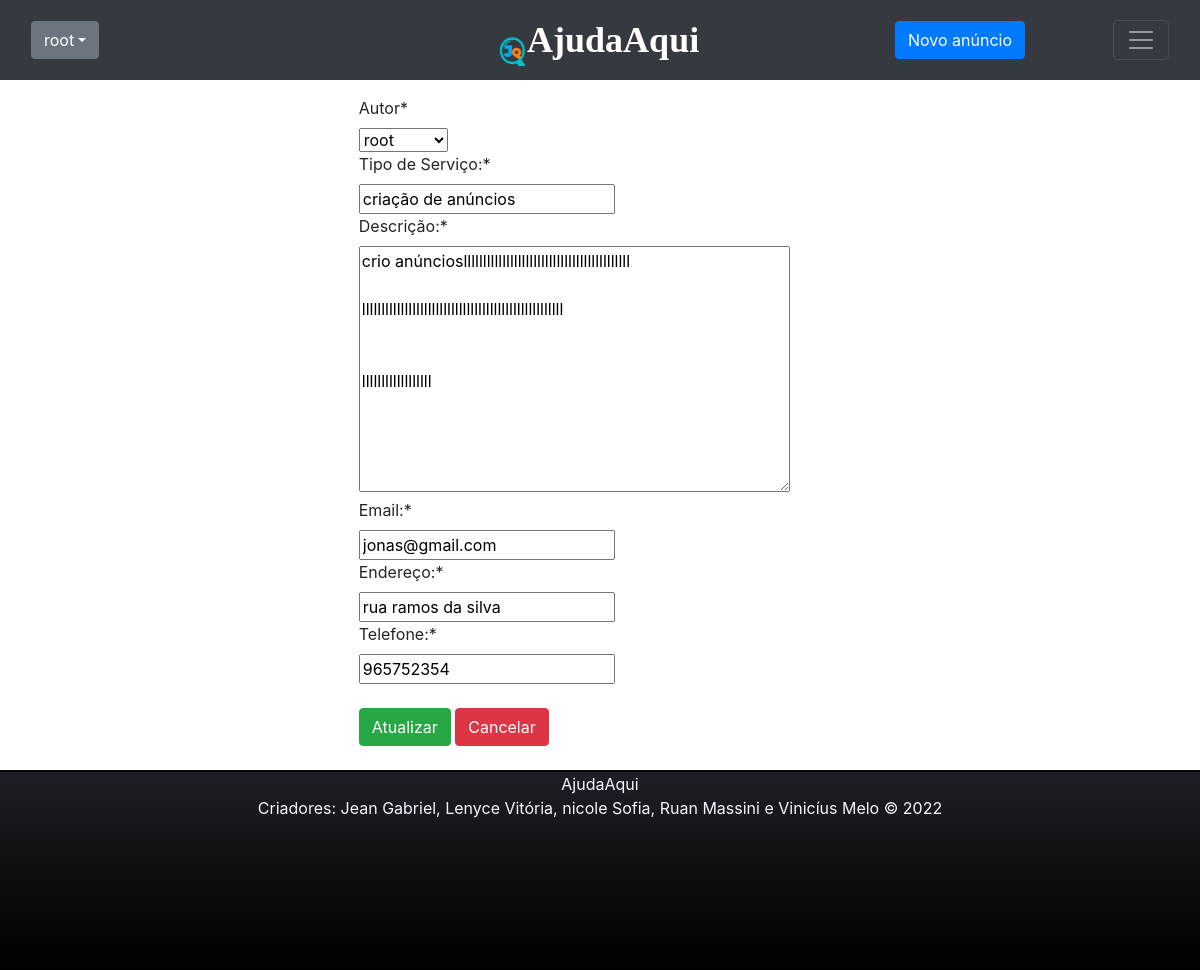
/edit/5/ (signed in), run on the app's committed database.
### anuncio/models.py (models this page shows, shortened)
class Anuncio(models.Model):
    autor = models.ForeignKey(User,  on_delete=models.CASCADE)
    tipoSv = models.CharField(max_length=200, verbose_name='Tipo de Serviço:')
    descSv = models.TextField(verbose_name='Descrição:')
    data_publicacao = models.DateTimeField(auto_now_add=True)
    email = models.EmailField(verbose_name='Email:')
    endereco = models.CharField(max_length=50, verbose_name='Endereço:')
    telefone = models.CharField(max_length=20, verbose_name='Telefone:')

### anuncio/views.py (the view)
# urls.py: path('edit/<int:pk>/', views.AnuncioEdit.as_view(template_name="anuncio/anuncio_updated.html"), name='anuncioEdit'),
class AnuncioEdit(GroupRequiredMixin, LoginRequiredMixin, UpdateView):
    login_url = reverse_lazy('login')
    group_required = [u"Admin", u"User"]
    model = Anuncio
    fields = '__all__'
    success_url: reverse_lazy('anuncio:anuncioList')

### anuncio/templates/anuncio/anuncio_updated.html (shortened to what this page needs)
{% extends 'anuncio/base.html' %}
{% load crispy_forms_tags %}
{% block content %}
      <br>
     <div class="row" style="align-content: center;">
        <div class="col-md-5 mx-auto">
            <form action="" method="POST" >
                {{ form|crispy }}
                <br>
                <button type="submit" class="btn btn-success">Atualizar</button>
                <input type="reset" class="btn btn-danger" onclick="location.href = '{% url 'anuncio:anuncioList' %}'", value="Cancelar">
            </form>
        </div>
    </div>
    <br>
{% endblock %}

### anuncio/templates/anuncio/base.html (shortened to what this page needs)
<!DOCTYPE html>
{% load static %}
<html lang="pt-br">
<head>
    <link href="https://cdn.jsdelivr.net/npm/bootstrap@5.2.2/dist/css/bootstrap.min.css" rel="stylesheet"
>
    <link rel="stylesheet" href="https://cdn.jsdelivr.net/npm/bootstrap@4.6.2/dist/css/bootstrap.min.css"
>
    <link rel="stylesheet" href="{% static 'css/anuncio.css' %}">
</head>
<body>
    {% if request.user.is_authenticated %}
    <nav class="navbar navbar-dark bg-dark fixed-top">
        <div class="container-fluid">
            <div class="dropdown">
                <a class="btn btn-secondary dropdown-toggle" href="#" role="button" data-bs-toggle="dropdown"
                    aria-expanded="false">{{ request.user }}</a>
            </div>
            {% endif %}
            {% if request.user.is_authenticated %}
            <a class="navbar-brand" href="/" style="color:rgb(255, 255, 255)">
                <img src="{% static 'img/ajuda.png' %}" alt="Logo" width="30" height="32"
                    class="d-inline-block align-text-top"><strong
                    style="font-size: 36px; font-family: Lucida Sans;">AjudaAqui</strong></a>
            <div class="centralizar">
                <a href="{% url 'anuncio:anuncioCreate' %}" class="btn btn-primary">Novo anúncio</a>
            </div>
            <button class="navbar-toggler" type="button" data-bs-toggle="offcanvas"
                data-bs-target="#offcanvasDarkNavbar" aria-controls="offcanvasDarkNavbar">
                <span class="navbar-toggler-icon"></span>
            </button>
        </div>
    </nav>
    {% endif %}
    <br>
    <br>
    <br>
    <div class="meio">
        {% block content %}
        {% endblock %}
    </div>
    {% if request.user.is_authenticated %}
    <div class="rodape">
        <footer>
            <p>AjudaAqui<br>Criadores: Jean Gabriel, Lenyce Vitória, nicole Sofia, Ruan Massini e Vinicíus Melo &copy; 2022</p>
        </footer>
    </div>
    {% endif %}
</body>
</html>

### anuncio/static/CSS/anuncio.css (style rules this page uses)
.navbar-brand { font-family: 'Times New Roman' }
.centralizar { position:absolute; top:50%; left:80%; transform: translate(-50%, -50%); }
.row { align-content: center; }
.rodape { background-image: linear-gradient(to bottom, rgb(30, 30, 37), black); height: 200px; border-top: 2px solid rgb(4, 7, 12); }
footer p { color: #f5f5ff; text-align: center; top: 500%; position: relative; }

### data on the page
Anuncio: autor "root", tipoSv "criação de anúncios", descSv "crio anúncioslllllllllllllllllllllllllllllllllllllllllll llllllllllllllllllllllllllllllllllllllllllllllllllll llllllllllllllllll", email "jonas@gmail.com", endereco "rua ramos da silva", telefone "965752354"

### other printed values
{{ request.user }} "root"
